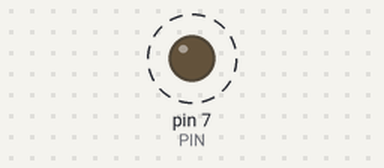
The sketch below on a simulated Arduino Uno, built with avr-gcc and run on an emulated ATmega328P. On the bench: output pins drawn as LEDs (lit = HIGH). Dashed ring = blinking.

Above: at 0.5 s.
Timing chart, 0 to 4.6 s (numbered marks = the images above):
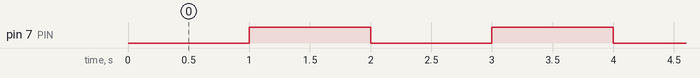

The sketch:

pin_test.ino
```cpp
#define PIN 7

void setup() {
  pinMode(PIN, OUTPUT);     // Initialize the BUILTIN_LED pin as an output
}

// the loop function runs over and over again forever
void loop() {
  digitalWrite(PIN, LOW);
  delay(1000);
  digitalWrite(PIN, HIGH);
  delay(1000);
}
```

Measured:
- by itself, pin 7 (PIN): alternates HIGH for 1.0 s and LOW for 1.0 s
